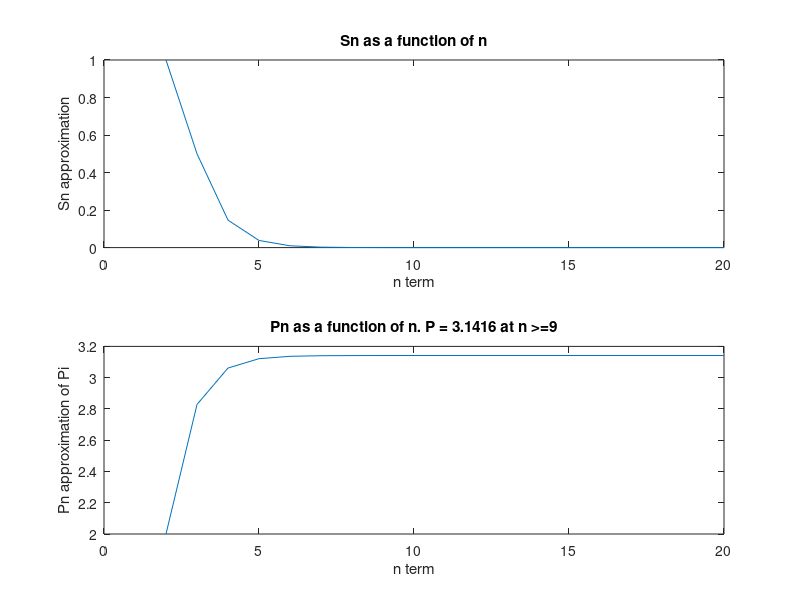

Here is the MATLAB script that generated this plot:
% Javier Salazar 1001144647 CE 1.2 Problem 11
n = 20;
s_n = zeros(1,n);
p_n = zeros(1,n-1);
s_n(2) = 1;
p_n(1) = 2;
for k = 3:20
    s_n(k) = s_n(k-1)/(2+2*sqrt(1-s_n(k-1)));
    p_n(k-1) = (2^(k-1))*sqrt(s_n(k));
end
s_n = s_n(2:end);
figure
subplot(2,1,1);
plot(2:20, s_n);
title('Sn as a function of n')
xlabel('n term')
ylabel('Sn approximation')
subplot(2,1,2);
plot(2:20, p_n);
title('Pn as a function of n. P = 3.1416 at n >=9')
xlabel('n term')
ylabel('Pn approximation of Pi')